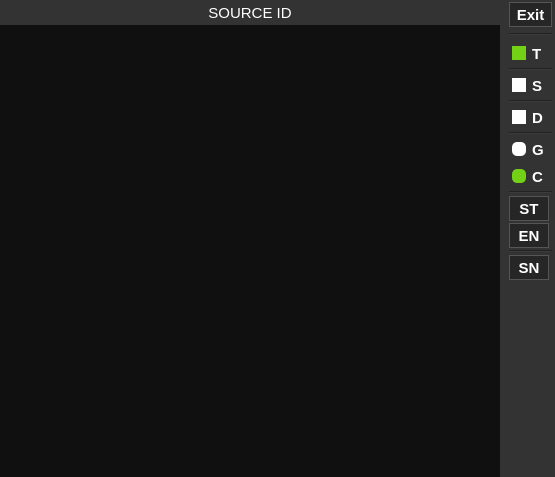
<?xml version="1.0" encoding="UTF-8"?>
<ui version="4.0">
 <class>mdiSubWIndowContent</class>
 <widget class="QWidget" name="mdiSubWIndowContent">
  <property name="geometry">
   <rect>
    <x>0</x>
    <y>0</y>
    <width>555</width>
    <height>477</height>
   </rect>
  </property>
  <property name="windowTitle">
   <string>Form</string>
  </property>
  <property name="windowIcon">
   <iconset>
    <normaloff>icons/alpha_icon.png</normaloff>icons/alpha_icon.png</iconset>
  </property>
  <property name="styleSheet">
   <string notr="true">QWidget {
	background-color: #333333;
	color: #ffffff;
}</string>
  </property>
  <layout class="QGridLayout" name="gridLayout">
   <property name="leftMargin">
    <number>0</number>
   </property>
   <property name="topMargin">
    <number>0</number>
   </property>
   <property name="rightMargin">
    <number>0</number>
   </property>
   <property name="bottomMargin">
    <number>0</number>
   </property>
   <property name="spacing">
    <number>0</number>
   </property>
   <item row="1" column="0">
    <widget class="QLabel" name="displayLabel">
     <property name="styleSheet">
      <string notr="true">background-color: #101010;</string>
     </property>
     <property name="text">
      <string/>
     </property>
     <property name="scaledContents">
      <bool>true</bool>
     </property>
     <property name="alignment">
      <set>Qt::AlignCenter</set>
     </property>
    </widget>
   </item>
   <item row="0" column="0">
    <widget class="QLabel" name="sourceIdLabel">
     <property name="sizePolicy">
      <sizepolicy hsizetype="Expanding" vsizetype="Preferred">
       <horstretch>0</horstretch>
       <verstretch>0</verstretch>
      </sizepolicy>
     </property>
     <property name="minimumSize">
      <size>
       <width>0</width>
       <height>25</height>
      </size>
     </property>
     <property name="maximumSize">
      <size>
       <width>16777215</width>
       <height>25</height>
      </size>
     </property>
     <property name="font">
      <font>
       <pointsize>11</pointsize>
       <weight>50</weight>
       <bold>false</bold>
      </font>
     </property>
     <property name="styleSheet">
      <string notr="true">background-color: #333333;</string>
     </property>
     <property name="text">
      <string>SOURCE ID</string>
     </property>
     <property name="scaledContents">
      <bool>true</bool>
     </property>
     <property name="alignment">
      <set>Qt::AlignCenter</set>
     </property>
    </widget>
   </item>
   <item row="0" column="1" rowspan="2">
    <widget class="QScrollArea" name="optionsScrollArea">
     <property name="minimumSize">
      <size>
       <width>55</width>
       <height>0</height>
      </size>
     </property>
     <property name="maximumSize">
      <size>
       <width>55</width>
       <height>16777215</height>
      </size>
     </property>
     <property name="styleSheet">
      <string notr="true">background-color: #333333;</string>
     </property>
     <property name="frameShape">
      <enum>QFrame::NoFrame</enum>
     </property>
     <property name="frameShadow">
      <enum>QFrame::Plain</enum>
     </property>
     <property name="horizontalScrollBarPolicy">
      <enum>Qt::ScrollBarAlwaysOff</enum>
     </property>
     <property name="widgetResizable">
      <bool>true</bool>
     </property>
     <property name="alignment">
      <set>Qt::AlignRight|Qt::AlignTrailing|Qt::AlignVCenter</set>
     </property>
     <widget class="QWidget" name="scrollAreaWidgetContents">
      <property name="geometry">
       <rect>
        <x>5</x>
        <y>0</y>
        <width>50</width>
        <height>477</height>
       </rect>
      </property>
      <property name="minimumSize">
       <size>
        <width>40</width>
        <height>260</height>
       </size>
      </property>
      <property name="maximumSize">
       <size>
        <width>50</width>
        <height>16777215</height>
       </size>
      </property>
      <layout class="QGridLayout" name="gridLayout_2" rowstretch="0">
       <property name="leftMargin">
        <number>0</number>
       </property>
       <property name="topMargin">
        <number>0</number>
       </property>
       <property name="rightMargin">
        <number>0</number>
       </property>
       <property name="bottomMargin">
        <number>0</number>
       </property>
       <property name="spacing">
        <number>0</number>
       </property>
       <item row="0" column="0">
        <widget class="QFrame" name="optionsFrame">
         <property name="sizePolicy">
          <sizepolicy hsizetype="Fixed" vsizetype="Preferred">
           <horstretch>0</horstretch>
           <verstretch>0</verstretch>
          </sizepolicy>
         </property>
         <property name="minimumSize">
          <size>
           <width>40</width>
           <height>0</height>
          </size>
         </property>
         <property name="maximumSize">
          <size>
           <width>45</width>
           <height>16777215</height>
          </size>
         </property>
         <property name="styleSheet">
          <string notr="true">background-color: #333333;</string>
         </property>
         <property name="frameShape">
          <enum>QFrame::NoFrame</enum>
         </property>
         <property name="frameShadow">
          <enum>QFrame::Plain</enum>
         </property>
         <layout class="QVBoxLayout" name="verticalLayout">
          <property name="spacing">
           <number>2</number>
          </property>
          <property name="leftMargin">
           <number>2</number>
          </property>
          <property name="topMargin">
           <number>2</number>
          </property>
          <property name="rightMargin">
           <number>0</number>
          </property>
          <property name="bottomMargin">
           <number>2</number>
          </property>
          <item>
           <widget class="QPushButton" name="closeButton">
            <property name="minimumSize">
             <size>
              <width>0</width>
              <height>25</height>
             </size>
            </property>
            <property name="maximumSize">
             <size>
              <width>16777215</width>
              <height>25</height>
             </size>
            </property>
            <property name="font">
             <font>
              <pointsize>11</pointsize>
              <weight>75</weight>
              <bold>true</bold>
             </font>
            </property>
            <property name="styleSheet">
             <string notr="true">QPushButton {
	background-color: #262626;
	color: #ffffff;
	border: 1px solid #555555;
	padding: 3px;
}
QPushButton::pressed {
	background-color: #888888;
	color: #262626;
}</string>
            </property>
            <property name="text">
             <string>Exit</string>
            </property>
           </widget>
          </item>
          <item>
           <widget class="Line" name="line_6">
            <property name="minimumSize">
             <size>
              <width>0</width>
              <height>10</height>
             </size>
            </property>
            <property name="orientation">
             <enum>Qt::Horizontal</enum>
            </property>
           </widget>
          </item>
          <item>
           <widget class="QCheckBox" name="embedTimeCheckBox">
            <property name="font">
             <font>
              <pointsize>11</pointsize>
              <weight>75</weight>
              <bold>true</bold>
             </font>
            </property>
            <property name="toolTip">
             <string>Hide/Show Time In Video Frames</string>
            </property>
            <property name="styleSheet">
             <string notr="true">QCheckBox {
	background-color: #333333;
	color: #ffffff;
	padding: 3px;
}
QCheckBox::indicator {
	background-color: #ffffff;
	color: #262626;
}
QCheckBox::indicator:checked {
	background-color: rgb(115, 210, 22);
}</string>
            </property>
            <property name="text">
             <string>T</string>
            </property>
            <property name="checked">
             <bool>true</bool>
            </property>
           </widget>
          </item>
          <item>
           <widget class="Line" name="line_5">
            <property name="styleSheet">
             <string notr="true">background-color: #333333;</string>
            </property>
            <property name="orientation">
             <enum>Qt::Horizontal</enum>
            </property>
           </widget>
          </item>
          <item>
           <widget class="QCheckBox" name="saveVideoCheckBox">
            <property name="minimumSize">
             <size>
              <width>15</width>
              <height>20</height>
             </size>
            </property>
            <property name="font">
             <font>
              <pointsize>11</pointsize>
              <weight>75</weight>
              <bold>true</bold>
             </font>
            </property>
            <property name="focusPolicy">
             <enum>Qt::NoFocus</enum>
            </property>
            <property name="toolTip">
             <string>Save video stream to file</string>
            </property>
            <property name="styleSheet">
             <string notr="true">QCheckBox {
	background-color: #333333;
	color: #ffffff;
	padding: 3px;
}
QCheckBox::indicator {
	background-color: #ffffff;
	color: #262626;
}
QCheckBox::indicator:checked {
	background-color: rgb(115, 210, 22);
}</string>
            </property>
            <property name="text">
             <string>S</string>
            </property>
           </widget>
          </item>
          <item>
           <widget class="Line" name="line_2">
            <property name="styleSheet">
             <string notr="true">background-color: #333333;</string>
            </property>
            <property name="orientation">
             <enum>Qt::Horizontal</enum>
            </property>
           </widget>
          </item>
          <item>
           <widget class="QCheckBox" name="peopleCounterCheckbox">
            <property name="minimumSize">
             <size>
              <width>10</width>
              <height>20</height>
             </size>
            </property>
            <property name="font">
             <font>
              <pointsize>11</pointsize>
              <weight>75</weight>
              <bold>true</bold>
             </font>
            </property>
            <property name="focusPolicy">
             <enum>Qt::NoFocus</enum>
            </property>
            <property name="toolTip">
             <string>Activate people counter</string>
            </property>
            <property name="styleSheet">
             <string notr="true">QCheckBox {
	background-color: #333333;
	color: #ffffff;
	padding: 3px;
}
QCheckBox::indicator {
	background-color: #ffffff;
	color: #262626;
}
QCheckBox::indicator:checked {
	background-color: rgb(115, 210, 22);
}</string>
            </property>
            <property name="text">
             <string>D</string>
            </property>
           </widget>
          </item>
          <item>
           <widget class="Line" name="line">
            <property name="styleSheet">
             <string notr="true">background-color: #333333;</string>
            </property>
            <property name="orientation">
             <enum>Qt::Horizontal</enum>
            </property>
           </widget>
          </item>
          <item>
           <widget class="QRadioButton" name="grayscaleRadioButton">
            <property name="minimumSize">
             <size>
              <width>0</width>
              <height>20</height>
             </size>
            </property>
            <property name="font">
             <font>
              <pointsize>11</pointsize>
              <weight>75</weight>
              <bold>true</bold>
             </font>
            </property>
            <property name="focusPolicy">
             <enum>Qt::NoFocus</enum>
            </property>
            <property name="toolTip">
             <string>Display grayscale video</string>
            </property>
            <property name="styleSheet">
             <string notr="true">QRadioButton {
	background-color: #333333;
	color: #ffffff;
	padding: 3px;
}
QRadioButton::indicator {
	background-color: #ffffff;
	color: #262626;
	border-radius: 5px;
}
QRadioButton::indicator:checked {
	background-color: rgb(115, 210, 22);
}</string>
            </property>
            <property name="text">
             <string>G</string>
            </property>
           </widget>
          </item>
          <item>
           <widget class="QRadioButton" name="coloredRadioButton">
            <property name="minimumSize">
             <size>
              <width>0</width>
              <height>20</height>
             </size>
            </property>
            <property name="font">
             <font>
              <pointsize>11</pointsize>
              <weight>75</weight>
              <bold>true</bold>
             </font>
            </property>
            <property name="focusPolicy">
             <enum>Qt::NoFocus</enum>
            </property>
            <property name="toolTip">
             <string>Display colored video</string>
            </property>
            <property name="styleSheet">
             <string notr="true">QRadioButton {
	background-color: #333333;
	color: #ffffff;
	padding: 3px;
}
QRadioButton::indicator {
	background-color: #ffffff;
	color: #262626;
	border-radius: 5px;
}
QRadioButton::indicator:checked {
	background-color: rgb(115, 210, 22);
}</string>
            </property>
            <property name="text">
             <string>C</string>
            </property>
            <property name="checked">
             <bool>true</bool>
            </property>
           </widget>
          </item>
          <item>
           <widget class="Line" name="line_3">
            <property name="styleSheet">
             <string notr="true">background-color: #333333;</string>
            </property>
            <property name="frameShadow">
             <enum>QFrame::Sunken</enum>
            </property>
            <property name="orientation">
             <enum>Qt::Horizontal</enum>
            </property>
           </widget>
          </item>
          <item>
           <widget class="QPushButton" name="startButton">
            <property name="minimumSize">
             <size>
              <width>0</width>
              <height>20</height>
             </size>
            </property>
            <property name="maximumSize">
             <size>
              <width>40</width>
              <height>25</height>
             </size>
            </property>
            <property name="font">
             <font>
              <pointsize>11</pointsize>
              <weight>75</weight>
              <bold>true</bold>
             </font>
            </property>
            <property name="focusPolicy">
             <enum>Qt::NoFocus</enum>
            </property>
            <property name="toolTip">
             <string>Start video stream</string>
            </property>
            <property name="styleSheet">
             <string notr="true">QPushButton {
	background-color: #262626;
	color: #ffffff;
	border: 1px solid #555555;
	padding: 3px;
}
QPushButton::pressed {
	background-color: #888888;
	color: #262626;
}</string>
            </property>
            <property name="text">
             <string>ST</string>
            </property>
           </widget>
          </item>
          <item>
           <widget class="QPushButton" name="endButton">
            <property name="minimumSize">
             <size>
              <width>0</width>
              <height>20</height>
             </size>
            </property>
            <property name="maximumSize">
             <size>
              <width>40</width>
              <height>25</height>
             </size>
            </property>
            <property name="font">
             <font>
              <pointsize>11</pointsize>
              <weight>75</weight>
              <bold>true</bold>
             </font>
            </property>
            <property name="focusPolicy">
             <enum>Qt::NoFocus</enum>
            </property>
            <property name="toolTip">
             <string>End video stream</string>
            </property>
            <property name="styleSheet">
             <string notr="true">QPushButton {
	background-color: #262626;
	color: #ffffff;
	border: 1px solid #555555;
	padding: 3px;
}
QPushButton::pressed {
	background-color: #888888;
	color: #262626;
}</string>
            </property>
            <property name="text">
             <string>EN</string>
            </property>
           </widget>
          </item>
          <item>
           <widget class="Line" name="line_4">
            <property name="styleSheet">
             <string notr="true">background-color: #333333;</string>
            </property>
            <property name="orientation">
             <enum>Qt::Horizontal</enum>
            </property>
           </widget>
          </item>
          <item>
           <widget class="QPushButton" name="snapshotButton">
            <property name="minimumSize">
             <size>
              <width>0</width>
              <height>20</height>
             </size>
            </property>
            <property name="maximumSize">
             <size>
              <width>40</width>
              <height>25</height>
             </size>
            </property>
            <property name="font">
             <font>
              <pointsize>11</pointsize>
              <weight>75</weight>
              <bold>true</bold>
             </font>
            </property>
            <property name="focusPolicy">
             <enum>Qt::NoFocus</enum>
            </property>
            <property name="toolTip">
             <string>Take snapshot</string>
            </property>
            <property name="styleSheet">
             <string notr="true">QPushButton {
	background-color: #262626;
	color: #ffffff;
	border: 1px solid #555555;
	padding: 3px;
}
QPushButton::pressed {
	background-color: #888888;
	color: #262626;
}</string>
            </property>
            <property name="text">
             <string>SN</string>
            </property>
           </widget>
          </item>
          <item>
           <spacer name="verticalSpacer">
            <property name="orientation">
             <enum>Qt::Vertical</enum>
            </property>
            <property name="sizeHint" stdset="0">
             <size>
              <width>20</width>
              <height>40</height>
             </size>
            </property>
           </spacer>
          </item>
         </layout>
        </widget>
       </item>
      </layout>
     </widget>
    </widget>
   </item>
  </layout>
 </widget>
 <resources/>
 <connections>
  <connection>
   <sender>closeButton</sender>
   <signal>clicked()</signal>
   <receiver>mdiSubWIndowContent</receiver>
   <slot>close()</slot>
   <hints>
    <hint type="sourcelabel">
     <x>527</x>
     <y>7</y>
    </hint>
    <hint type="destinationlabel">
     <x>433</x>
     <y>-20</y>
    </hint>
   </hints>
  </connection>
 </connections>
</ui>
